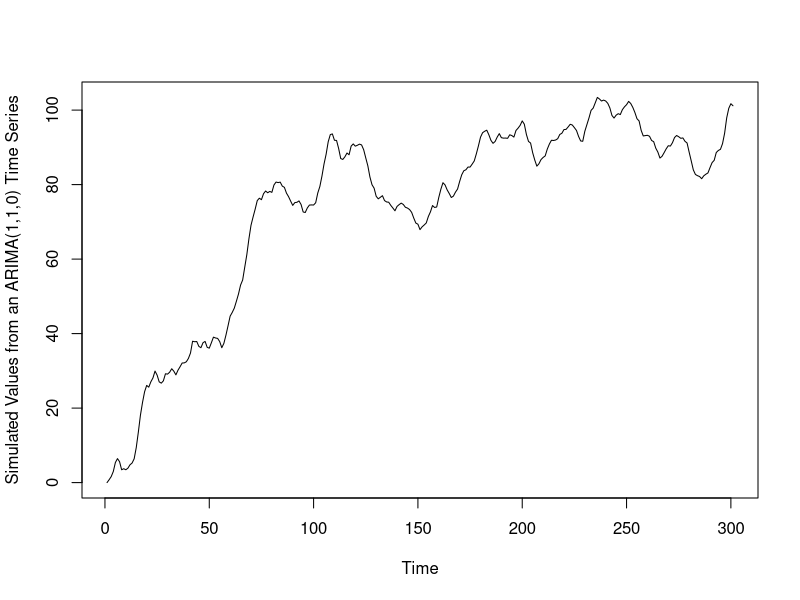
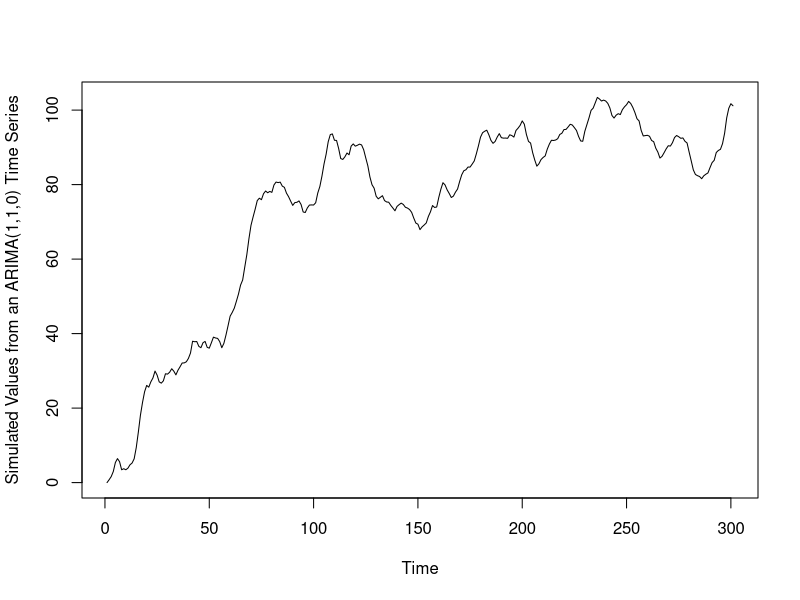
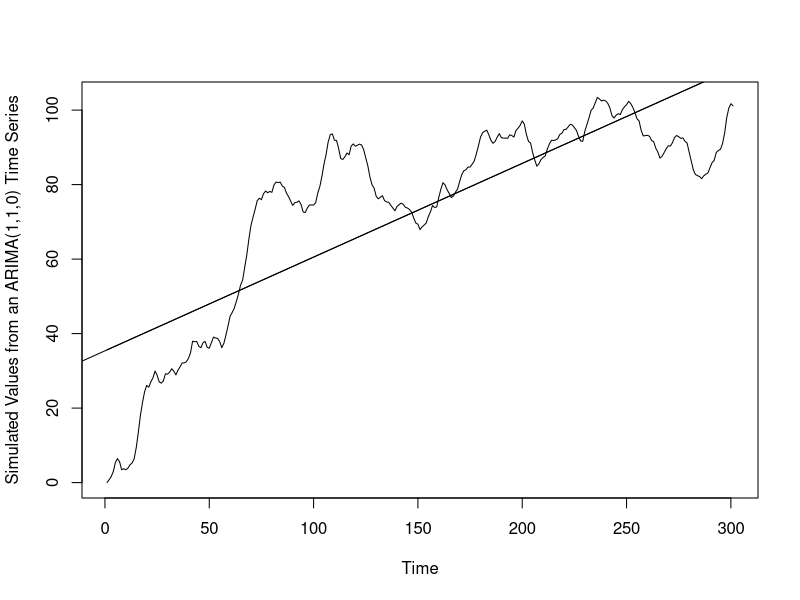
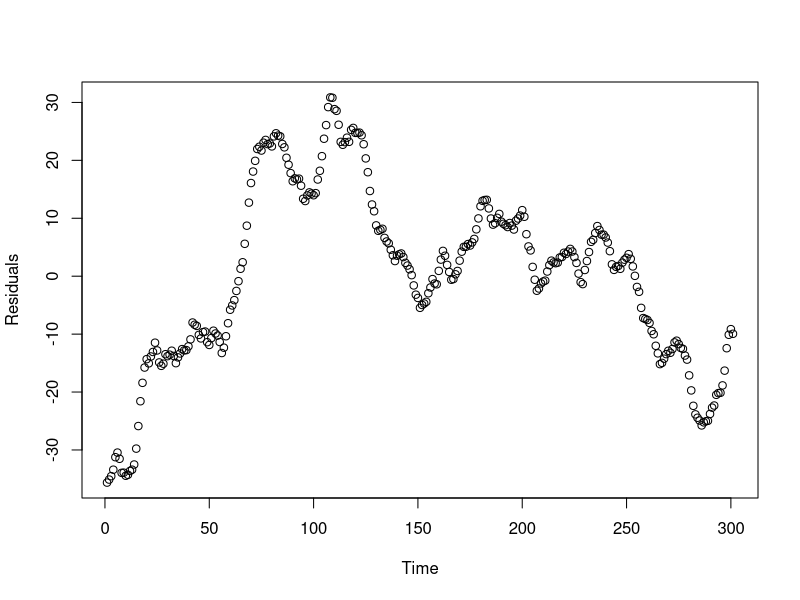
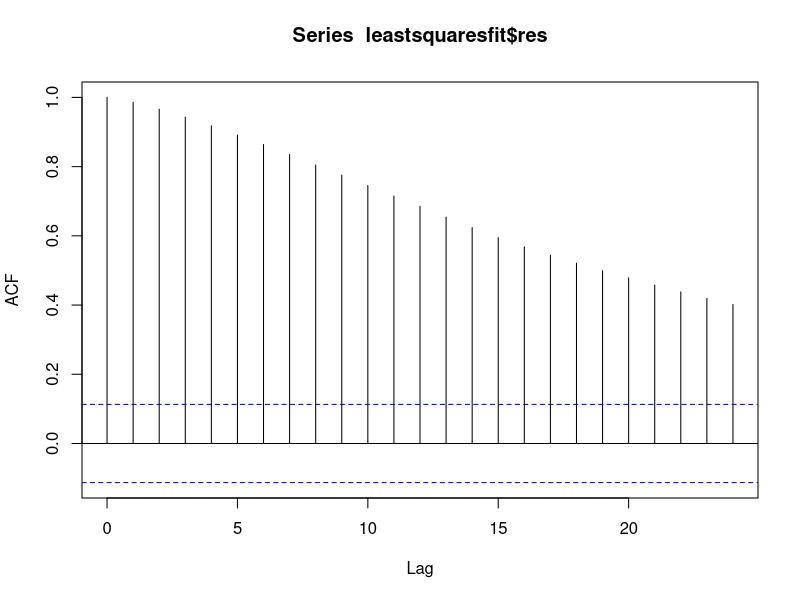
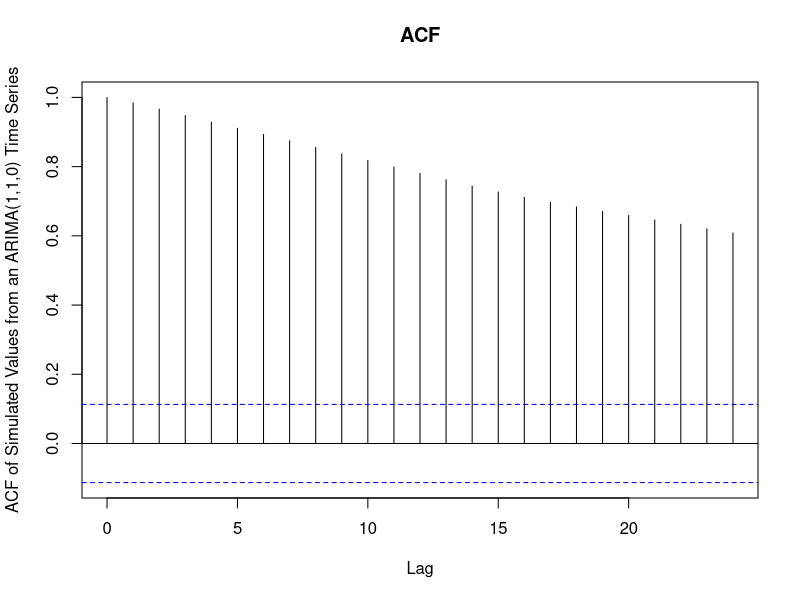
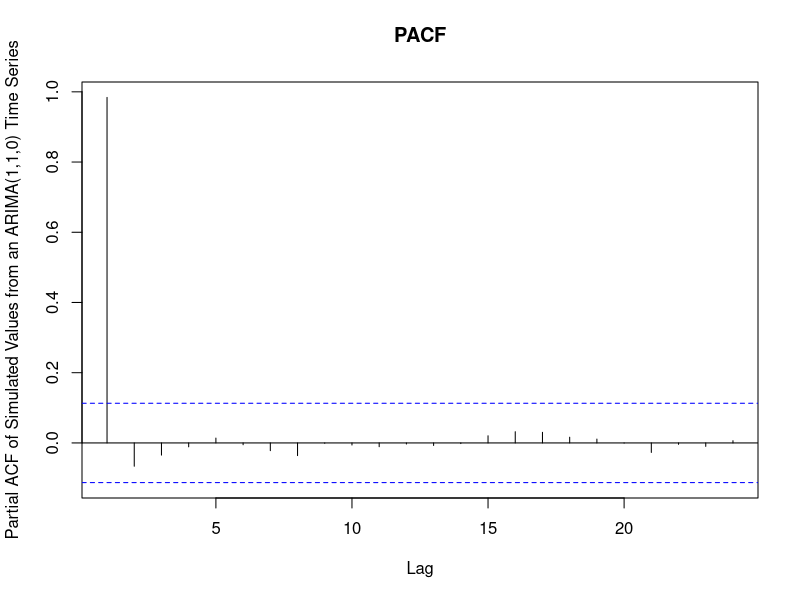
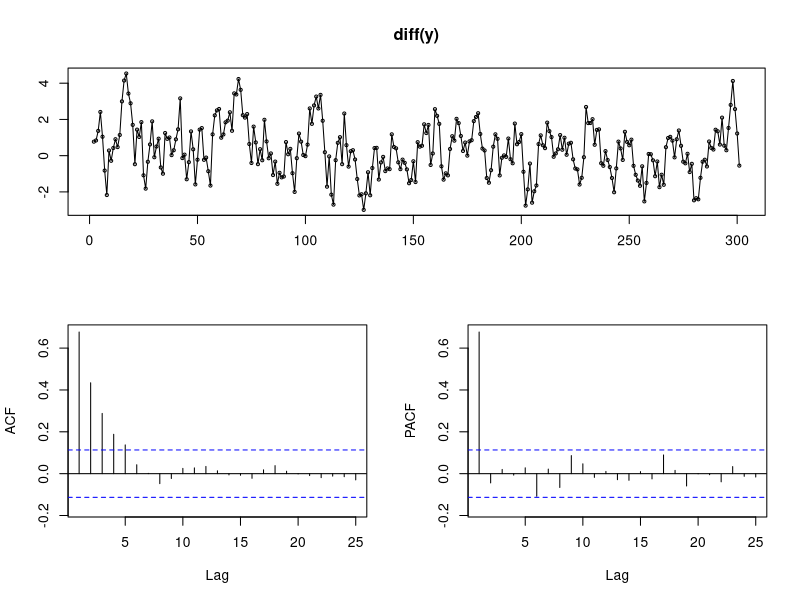

Recreate these plots in R, in order.

set.seed(12345); 

y = arima.sim( list(order = c(1,1,0), ar = 0.7), n = 300)


ts.plot( y, 
        
        xlab = "Time", 
  
        ylab = "Simulated Values from an ARIMA(1,1,0) Time Series")

plot( y, 
  
      xlab = "Time", 
  
      ylab = "Simulated Values from an ARIMA(1,1,0) Time Series")


x <- 1:301

plot(x, y, 
     
     type="l", 
     
     xlab = "Time", 
  
     ylab = "Simulated Values from an ARIMA(1,1,0) Time Series")



x = 1:301
leastsquaresfit = lm(y~x)
leastsquaresfit$coefficients


abline(leastsquaresfit)

# OR:

lines(leastsquaresfit$fitted.values) 
  
########

plot(leastsquaresfit$res, xlab = "Time", ylab="Residuals")

 
acf(leastsquaresfit$res)



acf(y, xlab = "Lag", ylab = "ACF of Simulated Values from an ARIMA(1,1,0) Time Series", main = "ACF")

pacf(y, xlab = "Lag", ylab = "Partial ACF of Simulated Values from an ARIMA(1,1,0) Time Series", main = "PACF")


##########


#### Question 4


library(forecast)
tsdisplay(diff(y))



layout(matrix(c(1,1,2,3), 2, 2, byrow = TRUE))
ts.plot(diff(y), main = "diff(y)")
points(diff(y),cex=0.4)
acf(diff(y))
pacf(diff(y))

#######################

fit10=arima(diff(y),order = c(1,0,0));
fit10







fit11=arima(diff(y),order= c(1,0,1));fit11$aic
# 844.452
fit10=arima(diff(y),order= c(1,0,0));fit10$aic
# 842.4563
fit01=arima(diff(y),order= c(0,0,1));fit01$aic
# 911.0564
fit21=arima(diff(y),order= c(2,0,1));fit21$aic
# 845.8664
fit12=arima(diff(y),order= c(1,0,2));fit12$aic
# 846.3837
fit22=arima(diff(y),order= c(2,0,2));fit22$aic
# 847.6294


